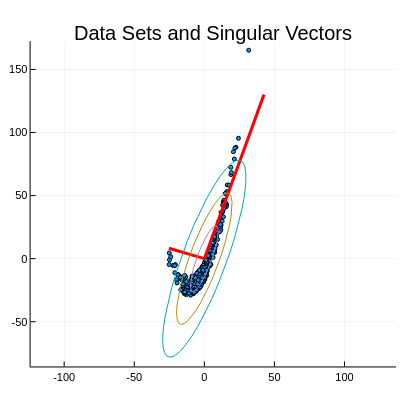

Notebook source saved alongside this figure:
### Markdown cell above
If the data is drawn from a Gaussian distribution, we can draw **error concentration ellipses**<br>
$\qquad$ capturing a percentage of the data:<br>
$\qquad\quad$ the ellipse axes are the singular vectors $v_1, v_2$,<br>
$\qquad\quad$ the major and minor axes are the singular values.

The following plot shows the ellipses at 1, 2 and 3 standard deviations

### Code cell
scatter(A[:,1], A[:,2], legend=:none, aspect_ratio=:equal, ms=2,
        title="Data Sets and Singular Vectors", size=(400,400) )
scale=5
plot!([0; scale*σ[1]*V[1,1]], [0; scale*σ[1]*V[2,1]], arrow = true, color="red", lw=3)
plot!([0; scale*σ[2]*V[1,2]], [0; scale*σ[2]*V[2,2]], arrow = true, color="red", lw=3)
plot!( error_concentration_ellipse( σ, svdA.V[:,1]; n_std=1))
plot!( error_concentration_ellipse( σ, svdA.V[:,1]; n_std=2))
plot!( error_concentration_ellipse( σ, svdA.V[:,1]; n_std=3))

### Figure 1 — Plotly figure (JSON) as saved in the notebook; plotly's stock layout.template omitted (floating-point values rounded to 4 significant figures; data arrays with more than 128 entries replaced by an {"elided": "..."} marker saying what was removed)
{"data": [{"colorbar": {"len": 0.9039, "title": "", "x": 0.9902, "y": 0.4896}, "legendgroup": "y1", "marker": {"color": "rgba(0, 154, 250, 1.000)", "line": {"color": "rgba(0, 0, 0, 1.000)", "width": 1}, "size": 4, "symbol": "circle"}, "mode": "markers", "name": "y1", "showlegend": true, "type": "scatter", "x": {"elided": "300 float values"}, "xaxis": "x", "y": {"elided": "300 float values"}, "yaxis": "y"}, {"colorbar": {"len": 0.9039, "title": "", "x": 0.9902, "y": 0.4896}, "legendgroup": "y2", "line": {"color": "rgba(255, 0, 0, 1.000)", "dash": "solid", "shape": "linear", "width": 3}, "mode": "lines", "name": "y2", "showlegend": true, "type": "scatter", "x": [0, 42.54], "xaxis": "x", "y": [0, 130.0], "yaxis": "y"}, {"colorbar": {"len": 0.9039, "title": "", "x": 0.9902, "y": 0.4896}, "legendgroup": "y3", "line": {"color": "rgba(255, 0, 0, 1.000)", "dash": "solid", "shape": "linear", "width": 3}, "mode": "lines", "name": "y3", "showlegend": true, "type": "scatter", "x": [0, -25.33], "xaxis": "x", "y": [0, 8.287], "yaxis": "y"}, {"colorbar": {"len": 0.9039, "title": "", "x": 0.9902, "y": 0.4896}, "legendgroup": "y4", "line": {"color": "rgba(195, 113, 210, 1.000)", "dash": "solid", "shape": "linear", "width": 1}, "mode": "lines", "name": "y4", "showlegend": true, "type": "scatter", "x": [8.508, 7.585, 6.466, 5.179, 3.758, 2.24, 0.6637, -0.9297, -2.499, -4.004, -5.405, -6.665, -7.754, -8.641, -9.305, -9.728, -9.898, -9.813, -9.473, -8.888, -8.072, -7.048, -5.841, -4.483, -3.009, -1.456, 0.1335, 1.72, 3.262, 4.719, 6.055, 7.233, 8.224, 9.002, 9.547, 9.845, 9.888, 9.674, 9.21, 8.508], "xaxis": "x", "y": [26.01, 25.94, 25.19, 23.8, 21.79, 19.21, 16.14, 12.65, 8.827, 4.78, 0.6088, -3.578, -7.672, -11.57, -15.16, -18.37, -21.09, -23.28, -24.85, -25.79, -26.06, -25.65, -24.58, -22.87, -20.57, -17.73, -14.44, -10.77, -6.826, -2.703, 1.49, 5.644, 9.651, 13.41, 16.82, 19.8, 22.26, 24.14, 25.4, 26.01], "yaxis": "y"}, {"colorbar": {"len": 0.9039, "title": "", "x": 0.9902, "y": 0.4896}, "legendgroup": "y5", "line": {"color": "rgba(172, 142, 24, 1.000)", "dash": "solid", "shape": "linear", "width": 1}, "mode": "lines", "name": "y5", "showlegend": true, "type": "scatter", "x": [17.02, 15.17, 12.93, 10.36, 7.516, 4.48, 1.327, -1.859, -4.998, -8.007, -10.81, -13.33, -15.51, -17.28, -18.61, -19.46, -19.8, -19.63, -18.95, -17.78, -16.14, -14.1, -11.68, -8.966, -6.017, -2.913, 0.2669, 3.44, 6.524, 9.439, 12.11, 14.47, 16.45, 18.0, 19.09, 19.69, 19.78, 19.35, 18.42, 17.02], "xaxis": "x", "y": [52.01, 51.87, 50.39, 47.6, 43.57, 38.42, 32.27, 25.29, 17.65, 9.56, 1.218, -7.156, -15.34, -23.14, -30.33, -36.73, -42.19, -46.55, -49.71, -51.58, -52.11, -51.29, -49.15, -45.73, -41.13, -35.46, -28.88, -21.54, -13.65, -5.406, 2.979, 11.29, 19.3, 26.82, 33.64, 39.59, 44.51, 48.29, 50.81, 52.01], "yaxis": "y"}, {"colorbar": {"len": 0.9039, "title": "", "x": 0.9902, "y": 0.4896}, "legendgroup": "y6", "line": {"color": "rgba(0, 170, 174, 1.000)", "dash": "solid", "shape": "linear", "width": 1}, "mode": "lines", "name": "y6", "showlegend": true, "type": "scatter", "x": [25.52, 22.75, 19.4, 15.54, 11.27, 6.72, 1.991, -2.789, -7.497, -12.01, -16.21, -20.0, -23.26, -25.92, -27.91, -29.18, -29.69, -29.44, -28.42, -26.66, -24.22, -21.14, -17.52, -13.45, -9.026, -4.369, 0.4004, 5.16, 9.786, 14.16, 18.16, 21.7, 24.67, 27.01, 28.64, 29.53, 29.66, 29.02, 27.63, 25.52], "xaxis": "x", "y": [78.02, 77.81, 75.58, 71.39, 65.36, 57.63, 48.41, 37.94, 26.48, 14.34, 1.826, -10.73, -23.02, -34.7, -45.49, -55.1, -63.28, -69.83, -74.56, -77.37, -78.17, -76.94, -73.73, -68.6, -61.7, -53.19, -43.32, -32.31, -20.48, -8.109, 4.469, 16.93, 28.95, 40.23, 50.46, 59.39, 66.77, 72.43, 76.21, 78.02], "yaxis": "y"}], "layout": {"annotations": [{"font": {"color": "rgba(0, 0, 0, 1.000)", "family": "sans-serif", "size": 20}, "rotation": 0, "showarrow": false, "text": "Data Sets and Singular Vectors", "x": 0.5333, "xanchor": "center", "xref": "paper", "y": 1, "yanchor": "top", "yref": "paper"}], "height": 400, "margin": {"b": 20, "l": 0, "r": 0, "t": 20}, "paper_bgcolor": "rgba(255, 255, 255, 1.000)", "plot_bgcolor": "rgba(255, 255, 255, 1.000)", "showlegend": false, "width": 400, "xaxis": {"anchor": "y", "domain": [0.07651, 0.9902], "gridcolor": "rgba(0, 0, 0, 0.100)", "gridwidth": 0.5, "linecolor": "rgba(0, 0, 0, 1.000)", "mirror": false, "range": [-124.0, 136.8], "showgrid": true, "showline": true, "showticklabels": true, "tickangle": 0, "tickcolor": "rgb(0, 0, 0)", "tickfont": {"color": "rgba(0, 0, 0, 1.000)", "family": "sans-serif", "size": 11}, "tickmode": "array", "ticks": "inside", "ticktext": ["-100", "-50", "0", "50", "100"], "tickvals": [-100, -50, 0, 50, 100], "title": "", "titlefont": {"color": "rgba(0, 0, 0, 1.000)", "family": "sans-serif", "size": 15}, "type": "-", "visible": true, "zeroline": false, "zerolinecolor": "rgba(0, 0, 0, 1.000)"}, "yaxis": {"anchor": "x", "domain": [0.03762, 0.9415], "gridcolor": "rgba(0, 0, 0, 0.100)", "gridwidth": 0.5, "linecolor": "rgba(0, 0, 0, 1.000)", "mirror": false, "range": [-85.47, 172.5], "showgrid": true, "showline": true, "showticklabels": true, "tickangle": 0, "tickcolor": "rgb(0, 0, 0)", "tickfont": {"color": "rgba(0, 0, 0, 1.000)", "family": "sans-serif", "size": 11}, "tickmode": "array", "ticks": "inside", "ticktext": ["-50", "0", "50", "100", "150"], "tickvals": [-50, 0, 50, 100, 150], "title": "", "titlefont": {"color": "rgba(0, 0, 0, 1.000)", "family": "sans-serif", "size": 15}, "type": "-", "visible": true, "zeroline": false, "zerolinecolor": "rgba(0, 0, 0, 1.000)"}}}
